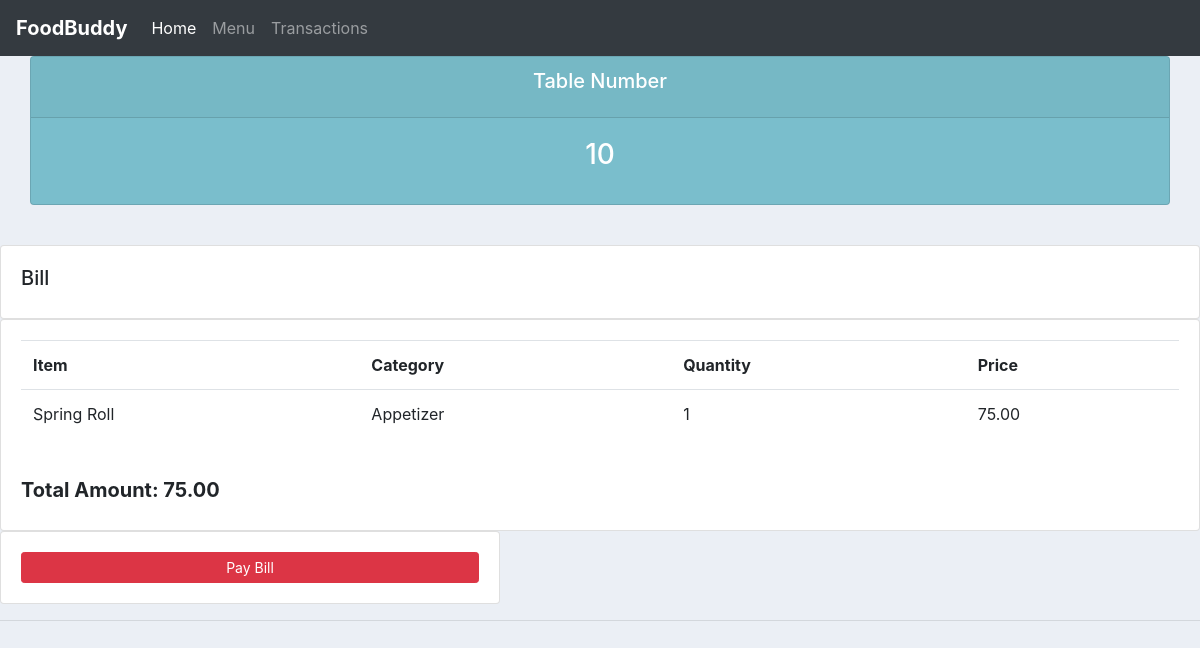
/bill/10/, run on the app's committed database.
### restaurant/models.py (models this page shows, shortened)
class Table(models.Model):
    STATUS_CHOICES = [
        ('Vacant', 'Vacant'),
        ('Occupied', 'Occupied'),
        ('Reserved', 'Reserved'),
    ]
    capacity = models.IntegerField()
    status = models.CharField(max_length=20, choices=STATUS_CHOICES)

class Order(models.Model):
    STATUS_CHOICES = [
        ('Preparing', 'Preparing'),
        ('Served', 'Served'),
    ]
    table = models.ForeignKey(Table, on_delete=models.SET_NULL, null=True, blank=True)
    order_date = models.DateTimeField(auto_now_add=True)
    meal = models.ForeignKey(Menu, on_delete=models.CASCADE, null=True)
    quantity = models.IntegerField(default=1)
    item_price = models.DecimalField(max_digits=5, decimal_places=2, blank=True, null=True)
    status = models.CharField(max_length=20, choices=STATUS_CHOICES)

class Menu(models.Model):
    CATEGORY_CHOICES = [
        ('Appetizer', 'Appetizer'),
        ('Main Course', 'Main Course'),
        ('Dessert', 'Dessert'),
        ('Beverage', 'Beverage'),
    ]
    meal_name = models.CharField(max_length=255)
    meal_price = models.DecimalField(max_digits=5, decimal_places=2)
    category = models.CharField(max_length=20, choices=CATEGORY_CHOICES)

### restaurant/views.py (the view)
# urls.py: path('bill/<str:pk_test>/',views.bill, name = "bill"),
def bill(request, pk_test):
    table = Table.objects.get(id=pk_test)
    orders = table.order_set.all()
    total_amount = sum(order.item_price for order in orders)
    context = {'table':table,'orders':orders,'total_amount':total_amount}
    return render(request,"restaurant/bill.html",context)

### restaurant/templates/restaurant/bill.html
{% extends 'restaurant/main.html' %}
{% block content %}
<div class="col">
    <div class="col-md">
        <div class="card text-center text-white  mb-3" id="orders-delivered">
              <div class="card-header">
                  <h5 class="card-title">Table Number</h5>
              </div>
              <div class="card-body">
                <h3 class="card-title">{{table.id}}</h3>
              </div>
        </div>
    </div>
</div>
		<br>
		<div class="row">
			<div class="col-md">
				<div class="card card-body">
					<h5>Bill</h5>
				</div>
				<div class="card card-body">
					<table class="table">
						<tr>
							<th>Item</th>
							<th>Category</th>
                            <th>Quantity</th>
							<th>Price</th>
						</tr>
						{% for order in orders %}
						<tr>
							<td>{{order.meal.meal_name}}</td>
							<td>{{order.meal.category}}</td>
							<td>{{order.quantity}}</td>
							<td>{{order.item_price}}</td>
						</tr>
				{% endfor %}
					</table>
					<br>
					<h5 style="font-weight: bold;">Total Amount:   <span>  {{total_amount}}</span></h5>
				</div>
			</div>
		</div>
        <div class="row">
			<div class="col-md">
				<div class="card card-body" style="width: 500px;">
					<a class = "btn btn-sm btn-danger" href="{% url 'pay' table.id %}">Pay Bill</a>
                </div>
            </div>
        </div>
{% endblock content %}

### restaurant/templates/restaurant/main.html (style rules this page uses)
body { background-color: #ebeff5; }
#orders-delivered { background-color: #7abecc; }

### data on the page
Table: id "10"
Order: meal.meal_name "Spring Roll", meal.category "Appetizer", quantity "1", item_price "75.00"

### other printed values
{{ total_amount }} "75.00"
